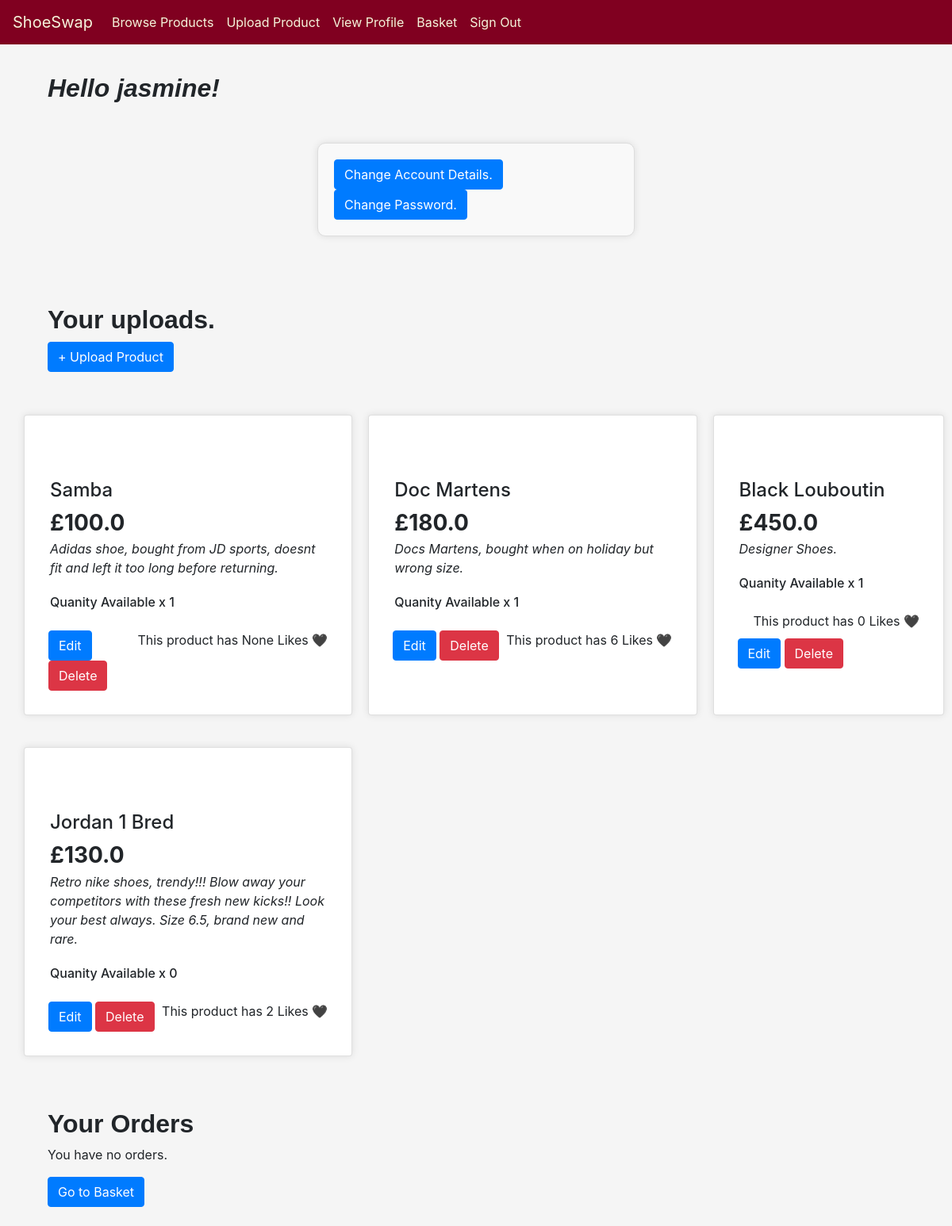
/profile (signed in), run on an earlier commit of the app's database.
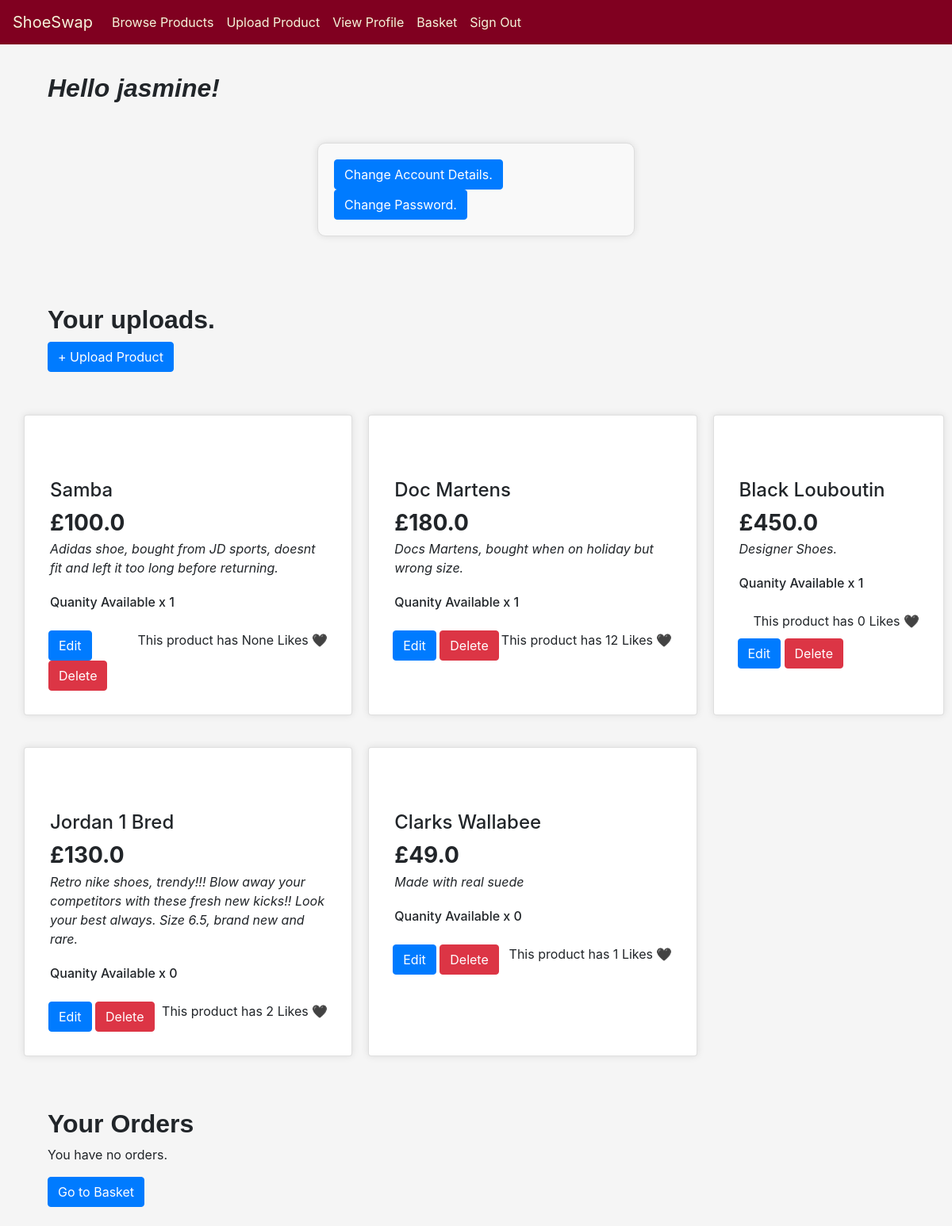
And on a later commit of the database.
### app/models.py (models this page shows)
class Products(db.Model):
    __tablename__='Products'
    id = db.Column(db.Integer, primary_key=True)
    owner_id = db.Column(db.Integer, db.ForeignKey('Customers.id'), nullable=False)
    product_name = db.Column(db.String(100), nullable=False)
    description = db.Column(db.String(1000), nullable=False)
    price = db.Column(db.Float, nullable=False)
    quantity_available = db.Column(db.Integer, nullable=False)
    category = db.Column(db.String(30), nullable=False, index=True)
    size = db.Column(db.String(5), nullable=False)
    likes = db.Column(db.Integer, default=0)

### app/views.py (the view)
@app.route("/profile")
@login_required
def profile():
     user_products = Products.query.filter_by(owner_id=current_user.id).all()
     user_orders = CustomerOrders.query.filter_by(customer_id=current_user.id).all()
     form = EditPasswordForm()
     return render_template('profile.html', title="Your Profile", user=current_user, products=user_products, userorders=user_orders, changepassword=False, form=form)

### app/views.py (called while the page is built)
@login_manager.user_loader
def load_user(id):
    return Customers.query.get(int(id))

### app/templates/profile.html (shortened to what this page needs)
{% extends "base.html" %}
 {% block content %}
    <h2 class="info"><i>Hello {{ user.first_name }}!</i></h2>
        <div class="user-attributes">
            <form action="" method="POST" id="login-signup">
            {% if changepassword == True %}
                <p>
                    <label>Old Password:
                    {{ form.old_password }}</label><br>
                </p>
                <p>
                    <label>New Password:
                    {{ form.new_password }}</label><br>
                </p>
                <p>
                    <label>
                    {{ form.submit }}</label>
                    <a class="btn btn-danger" href="{{ url_for('profile') }}">Cancel</a>
                </p>
            </form>
            {% else %}
                <a class="btn btn-primary" href="{{ url_for('editaccount', id=user.id) }}">Change Account Details.</a>
                <a class="btn btn-primary" href="{{ url_for('editpassword', id=user.id) }}">Change Password.</a>
            {% endif %}
        </div>
        {% if changepassword == False %}
            <h2 class="info">Your uploads.</h2>
            <div class="filters">
            <a class="btn btn-primary" href="{{ url_for('add') }} ">+ Upload Product</a>
            </div>
                {% if products.__len__() > 0 %}
                <div class="product-cards-container">
                        {% for p in products %}
                            <div class="card product-card">
                                <div class="card-body">
                                    <br><br>
                                    <h4 class="details title card-title fw-bold ">{{ p.product_name }} </h4>
                                    <h3 class="details card-subtitle fw-dark"><strong>£{{ p.price }}</strong></h3>
                                    <div class="details card-text fw-lighter"><i>{{ p.description }}</i> </div>
                                    <br>
                                    <h6 class="details card-subtitle fw-light">Quanity Available x {{ p.quantity_available }}</h6>
                                    <br>
                                    <a class="like-controls" id="likes-{{p.id}}"> This product has {{p.likes}} Likes 🖤 </a>
                                    <div class="controls">
                                        <a class="btn btn-primary" href="{{ url_for('edit', id=p.id) }}">Edit</a>
                                        <a class="btn btn-danger" href="{{ url_for('delete', id=p.id)}}">Delete</a>
                                    </div>
                                </div>
                            </div>
                        {% endfor %}
                </div>
                {% else %}
                    <p class="danger info">You have uploaded no products.</p>
                {% endif %}
            <h2 class="info">Your Orders</h2>
            {% if userorders.__len__() > 0 %}
                {% for uo in userorders %}
                    <div class="card">
                        <div class="card-title">
                            <h3 class="info">Order #{{ uo.id }}</h3>
                        </div>
                        <div class="card-body">
                            <div class="info">
                                Order Date: {{ uo.order_date }}<br>
                                Order Status: {{ uo.status }}<br>
                                Total Price: £{{ uo.total_price }}<br>
                            </div>
                         </div>
                    </div>
                {% endfor %}
            {% else %}
                <p class="emptymessage">You have no orders.</p>
                <div class="filters">
                <a class="btn btn-primary" href="{{ url_for('viewbasket') }} ">Go to Basket</a>
                    </div>
                {% endif %}
            {% endif %}
{% endblock %}

What changed in the data, as far as the page shows it:
changed Products "Doc Martens": likes "6" → "12"
added Products: product_name "Clarks Wallabee", price "49.0", description "Made with real suede", quantity_available "0", likes "1"
